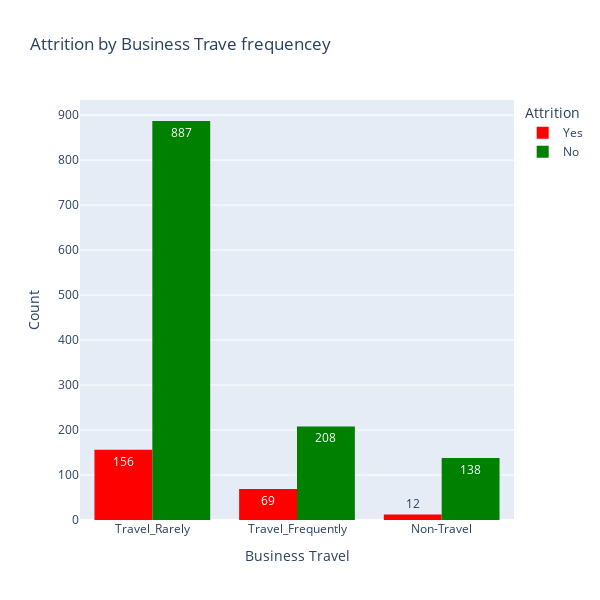

Notebook source saved alongside this figure:
### Code cell
#Attrition by Business Travel Frequency
fig = px.histogram(df,x = "BusinessTravel",histfunc="count",color = "Attrition",color_discrete_map={'Yes' : "red",'No' : 'Green'},
                   barmode = "group",title="Attrition by Business Trave frequencey",text_auto=True,height=600,width=600)
fig.update_layout(xaxis_title = "Business Travel",yaxis_title = "Count")
fig.show()

### Figure 1 — Plotly figure (JSON) as saved in the notebook; plotly's stock layout.template omitted (floating-point values rounded to 4 significant figures; data arrays with more than 128 entries replaced by an {"elided": "..."} marker saying what was removed)
{"data": [{"alignmentgroup": "True", "bingroup": "x", "histfunc": "count", "hovertemplate": "Attrition=Yes<br>BusinessTravel=%{x}<br>count=%{y}<extra></extra>", "legendgroup": "Yes", "marker": {"color": "red", "pattern": {"shape": ""}}, "name": "Yes", "offsetgroup": "Yes", "orientation": "v", "showlegend": true, "texttemplate": "%{value}", "type": "histogram", "x": {"elided": "237 str values"}, "xaxis": "x", "yaxis": "y"}, {"alignmentgroup": "True", "bingroup": "x", "histfunc": "count", "hovertemplate": "Attrition=No<br>BusinessTravel=%{x}<br>count=%{y}<extra></extra>", "legendgroup": "No", "marker": {"color": "Green", "pattern": {"shape": ""}}, "name": "No", "offsetgroup": "No", "orientation": "v", "showlegend": true, "texttemplate": "%{value}", "type": "histogram", "x": {"elided": "1233 str values"}, "xaxis": "x", "yaxis": "y"}], "layout": {"barmode": "group", "height": 600, "legend": {"title": {"text": "Attrition"}, "tracegroupgap": 0}, "title": {"text": "Attrition by Business Trave frequencey"}, "width": 600, "xaxis": {"anchor": "y", "domain": [0, 1], "title": {"text": "Business Travel"}}, "yaxis": {"anchor": "x", "domain": [0, 1], "title": {"text": "Count"}}}}
